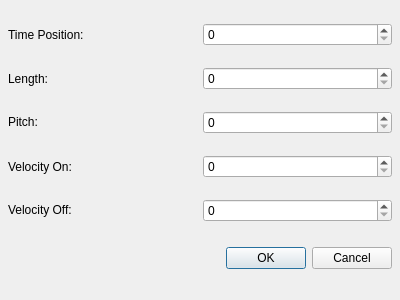
<ui version="4.0" >
 <author></author>
 <comment></comment>
 <exportmacro></exportmacro>
 <class>EditNoteDialogBase</class>
 <widget class="QDialog" name="EditNoteDialogBase" >
  <property name="geometry" >
   <rect>
    <x>0</x>
    <y>0</y>
    <width>400</width>
    <height>300</height>
   </rect>
  </property>
  <property name="windowTitle" >
   <string>Dialog</string>
  </property>
  <layout class="QGridLayout" >
   <property name="margin" >
    <number>8</number>
   </property>
   <property name="spacing" >
    <number>6</number>
   </property>
   <item row="0" column="1" >
    <widget class="QSpinBox" name="spinBox_5" />
   </item>
   <item row="1" column="1" >
    <widget class="QSpinBox" name="spinBox_4" />
   </item>
   <item row="2" column="1" >
    <widget class="QSpinBox" name="spinBox_3" />
   </item>
   <item row="3" column="1" >
    <widget class="QSpinBox" name="spinBox_2" />
   </item>
   <item row="4" column="1" >
    <widget class="QSpinBox" name="spinBox" />
   </item>
   <item row="4" column="0" >
    <widget class="QLabel" name="label_5" >
     <property name="text" >
      <string>&lt;html>&lt;head>&lt;meta name="qrichtext" content="1" />&lt;/head>&lt;body style=" white-space: pre-wrap; font-family:Arial; font-weight:400; font-style:normal; text-decoration:none;">&lt;p style=" margin-top:0px; margin-bottom:0px; margin-left:0px; margin-right:0px; -qt-block-indent:0; text-indent:0px;">Velocity Off:&lt;/p>&lt;/body>&lt;/html></string>
     </property>
    </widget>
   </item>
   <item row="3" column="0" >
    <widget class="QLabel" name="label_4" >
     <property name="text" >
      <string>Velocity On:</string>
     </property>
    </widget>
   </item>
   <item row="2" column="0" >
    <widget class="QLabel" name="label_3" >
     <property name="text" >
      <string>&lt;html>&lt;head>&lt;meta name="qrichtext" content="1" />&lt;/head>&lt;body style=" white-space: pre-wrap; font-family:Arial; font-weight:400; font-style:normal; text-decoration:none;">&lt;p style=" margin-top:0px; margin-bottom:0px; margin-left:0px; margin-right:0px; -qt-block-indent:0; text-indent:0px;">Pitch:&lt;/p>&lt;/body>&lt;/html></string>
     </property>
    </widget>
   </item>
   <item row="1" column="0" >
    <widget class="QLabel" name="label_2" >
     <property name="text" >
      <string>Length:</string>
     </property>
    </widget>
   </item>
   <item row="0" column="0" >
    <widget class="QLabel" name="label" >
     <property name="text" >
      <string>Time Position:</string>
     </property>
    </widget>
   </item>
   <item row="5" column="0" colspan="2" >
    <layout class="QHBoxLayout" >
     <property name="margin" >
      <number>0</number>
     </property>
     <property name="spacing" >
      <number>6</number>
     </property>
     <item>
      <spacer>
       <property name="orientation" >
        <enum>Qt::Horizontal</enum>
       </property>
       <property name="sizeHint" >
        <size>
         <width>131</width>
         <height>31</height>
        </size>
       </property>
      </spacer>
     </item>
     <item>
      <widget class="QPushButton" name="okButton" >
       <property name="text" >
        <string>OK</string>
       </property>
      </widget>
     </item>
     <item>
      <widget class="QPushButton" name="cancelButton" >
       <property name="text" >
        <string>Cancel</string>
       </property>
      </widget>
     </item>
    </layout>
   </item>
  </layout>
 </widget>
 <pixmapfunction></pixmapfunction>
 <resources/>
 <connections>
  <connection>
   <sender>okButton</sender>
   <signal>clicked()</signal>
   <receiver>EditNoteDialogBase</receiver>
   <slot>accept()</slot>
   <hints>
    <hint type="sourcelabel" >
     <x>278</x>
     <y>253</y>
    </hint>
    <hint type="destinationlabel" >
     <x>96</x>
     <y>254</y>
    </hint>
   </hints>
  </connection>
  <connection>
   <sender>cancelButton</sender>
   <signal>clicked()</signal>
   <receiver>EditNoteDialogBase</receiver>
   <slot>reject()</slot>
   <hints>
    <hint type="sourcelabel" >
     <x>369</x>
     <y>253</y>
    </hint>
    <hint type="destinationlabel" >
     <x>179</x>
     <y>282</y>
    </hint>
   </hints>
  </connection>
 </connections>
</ui>
